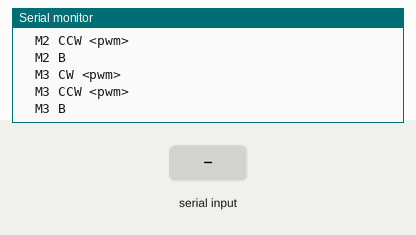
Recording of a sketch running on a simulated Teensy 4. Parts: the last lines printed to the serial monitor. The inputs (shaded band) are chosen by the test bench.

Above: at 1.2 s.
1.3 s: "M1 1\n" received over Serial
At 2.3 s:
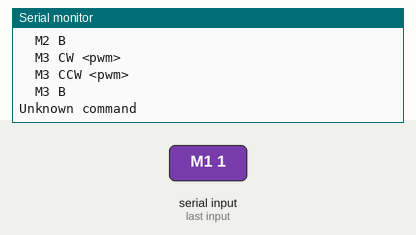
2.8 s: "B 1\n" received over Serial
At 3.4 s:
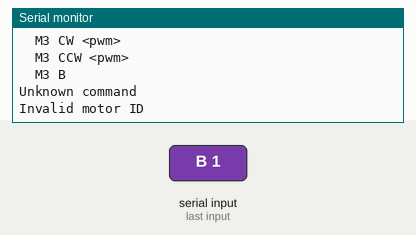

Measured:
- after the input at 1.3 s, the serial monitor: prints a new line at once (image 1)
- after the input at 2.8 s, the serial monitor: prints a new line at once (image 2)

The sketch:

rmcs3002_modbus_3motor.ino
```cpp
/*
 * RMCS-3002 — 3-Motor Modbus ASCII Open-Loop Controller
 * ======================================================
 * Source: Shreyas EC (team member)
 * Status: UNTESTED — provided as reference only.
 *          Not integrated into the main ACARE Teensy firmware.
 *
 * Hardware:
 *   - Serial2 → SLAVE_ID1 (Motor 1)
 *   - Serial3 → SLAVE_ID2 (Motor 2)
 *   - Serial4 → SLAVE_ID3 (Motor 3)
 *
 * Commands over Serial (115200 baud):
 *   M1 CW <pwm>   — Motor 1 clockwise at PWM (0–4800)
 *   M1 CCW <pwm>  — Motor 1 counter-clockwise at PWM
 *   M1 B          — Motor 1 brake
 *   M2 CW <pwm>   — Motor 2 clockwise
 *   M2 CCW <pwm>  — Motor 2 counter-clockwise
 *   M2 B          — Motor 2 brake
 *   M3 CW <pwm>   — Motor 3 clockwise
 *   M3 CCW <pwm>  — Motor 3 counter-clockwise
 *   M3 B          — Motor 3 brake
 */

#include <Arduino.h>

#define SLAVE_ID1 0x01
#define SLAVE_ID2 0x02
#define SLAVE_ID3 0x03

#define motorSerial1 Serial2
#define motorSerial2 Serial3
#define motorSerial3 Serial4

// ---------- timing control ----------
#define MODE_SETTLE_US  30000UL   // 30 ms (controller requirement)
static uint32_t lastModeWriteUs = 0;

// --------------------------------------------------
// Modbus ASCII: Write Single Register
// --------------------------------------------------
void sendWriteSingleRegister(uint8_t slaveAddress,
                             uint16_t registerAddress,
                             uint16_t value)
{
  char frame[32];
  char data[20];

  sprintf(data, "%02X06%04X%04X", slaveAddress, registerAddress, value);

  uint8_t lrc = 0;
  for (size_t i = 0; i < strlen(data); i += 2) {
    char byteChars[3] = { data[i], data[i + 1], 0 };
    lrc += strtoul(byteChars, NULL, 16);
  }
  lrc = (uint8_t)(-((int8_t)lrc));

  sprintf(frame, ":%s%02X\r\n", data, lrc);
  motorSerial1.print(frame);
  motorSerial2.print(frame);
  motorSerial3.print(frame);
}

// --------------------------------------------------
// MOTOR COMMANDS
// --------------------------------------------------
void motorSetMode(uint8_t id, uint16_t mode)
{
  sendWriteSingleRegister(id, 2, mode);
  lastModeWriteUs = micros();
}

void motorSetPWM(uint8_t id, uint16_t pwm)
{
  while ((micros() - lastModeWriteUs) < MODE_SETTLE_US) {}

  pwm = constrain(pwm, 0, 4800);
  sendWriteSingleRegister(id, 4, pwm);
}

void motorBrake(uint8_t id)
{
  motorSetPWM(id, 0);
  motorSetMode(id, 0x0203);
}

// --------------------------------------------------
// SETUP
// --------------------------------------------------
void setup()
{
  Serial.begin(115200);
  motorSerial1.begin(9600);
  motorSerial2.begin(9600);
  motorSerial3.begin(9600);

  Serial.println("System start");
  Serial.println("Applying initial brake (arming drives)");

  // arm controllers immediately
  motorBrake(SLAVE_ID1);
  motorBrake(SLAVE_ID2);
  motorBrake(SLAVE_ID3);

  Serial.println("Ready for commands");
  Serial.println("Commands:");
  Serial.println("  M1 CW <pwm>");
  Serial.println("  M1 CCW <pwm>");
  Serial.println("  M1 B");
  Serial.println("  M2 CW <pwm>");
  Serial.println("  M2 CCW <pwm>");
  Serial.println("  M2 B");
  Serial.println("  M3 CW <pwm>");
  Serial.println("  M3 CCW <pwm>");
  Serial.println("  M3 B");
}

// --------------------------------------------------
// LOOP (SERIAL COMMAND PARSER)
// --------------------------------------------------
void loop()
{
  if (!Serial.available())
    return;

  String input = Serial.readStringUntil('\n');
  input.trim();
  if (input.length() == 0)
    return;

  int s1 = input.indexOf(' ');
  int s2 = input.indexOf(' ', s1 + 1);

  String motorStr = (s1 > 0) ? input.substring(0, s1) : input;
  String cmdStr   = (s1 > 0 && s2 > 0) ? input.substring(s1 + 1, s2)
                    : (s1 > 0) ? input.substring(s1 + 1) : "";
  int pwm         = (s2 > 0) ? input.substring(s2 + 1).toInt() : 0;

  uint8_t motorId =
    motorStr.equalsIgnoreCase("M1") ? SLAVE_ID1 :
    motorStr.equalsIgnoreCase("M2") ? SLAVE_ID2 :
    motorStr.equalsIgnoreCase("M3") ? SLAVE_ID3 : 0;

  if (!motorId) {
    Serial.println("Invalid motor ID");
    return;
  }

  // -------- BRAKE --------
  if (cmdStr.equalsIgnoreCase("B")) {
    motorBrake(motorId);
    Serial.println("Motor Baked");
    return;
  }

  // -------- CW --------
  if (cmdStr.equalsIgnoreCase("CW")) {
    motorSetMode(motorId, 0x0201);
    motorSetPWM(motorId, pwm);
    Serial.println("Motor CW running");
    return;
  }

  // -------- CCW --------
  if (cmdStr.equalsIgnoreCase("CCW")) {
    motorSetMode(motorId, 0x0209);
    motorSetPWM(motorId, pwm);
    Serial.println("Motor CCW running");
    return;
  }

  Serial.println("Unknown command");
}
```
